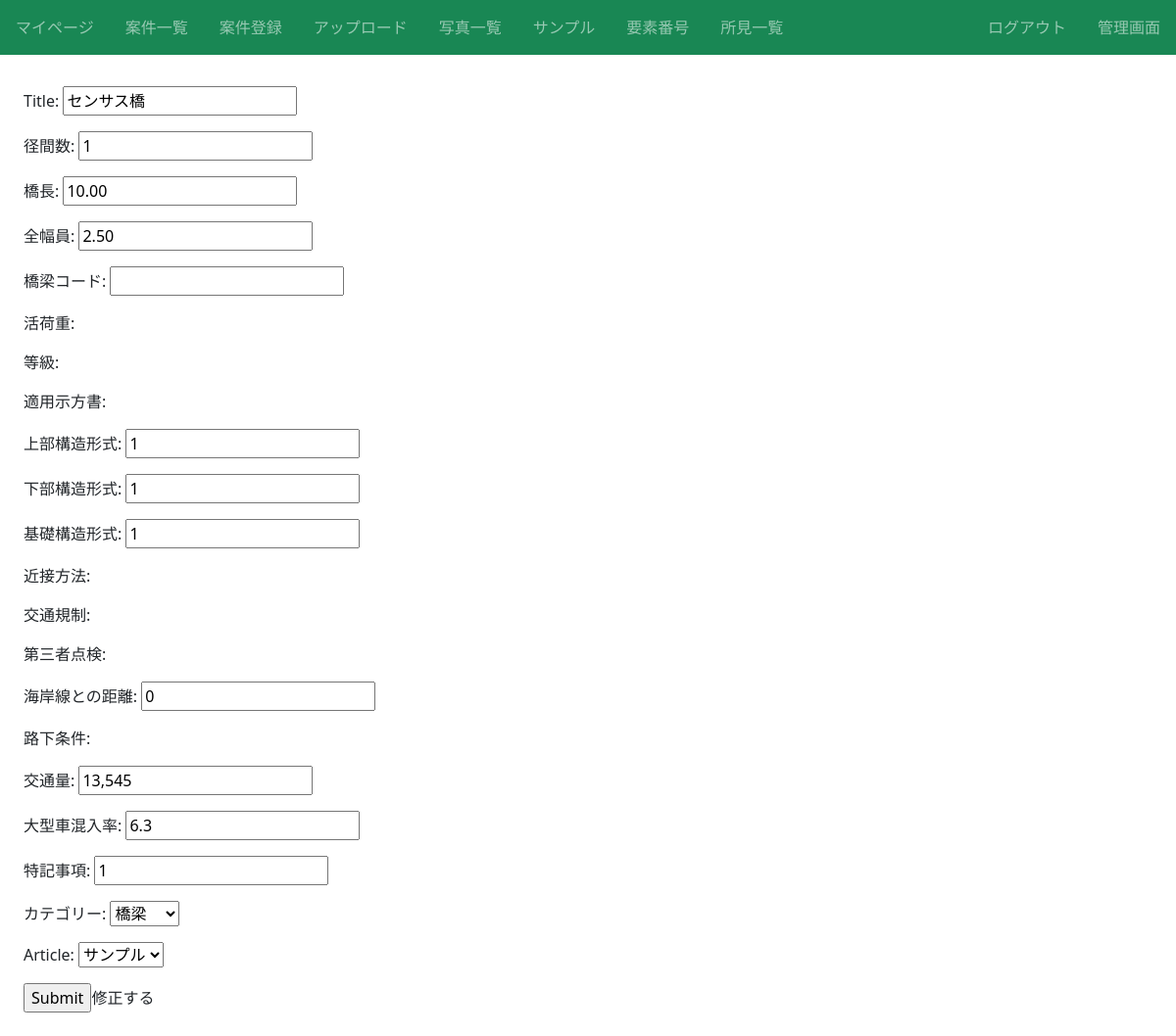
Page /article/15/infra/update/ (signed in) on the earlier database version.
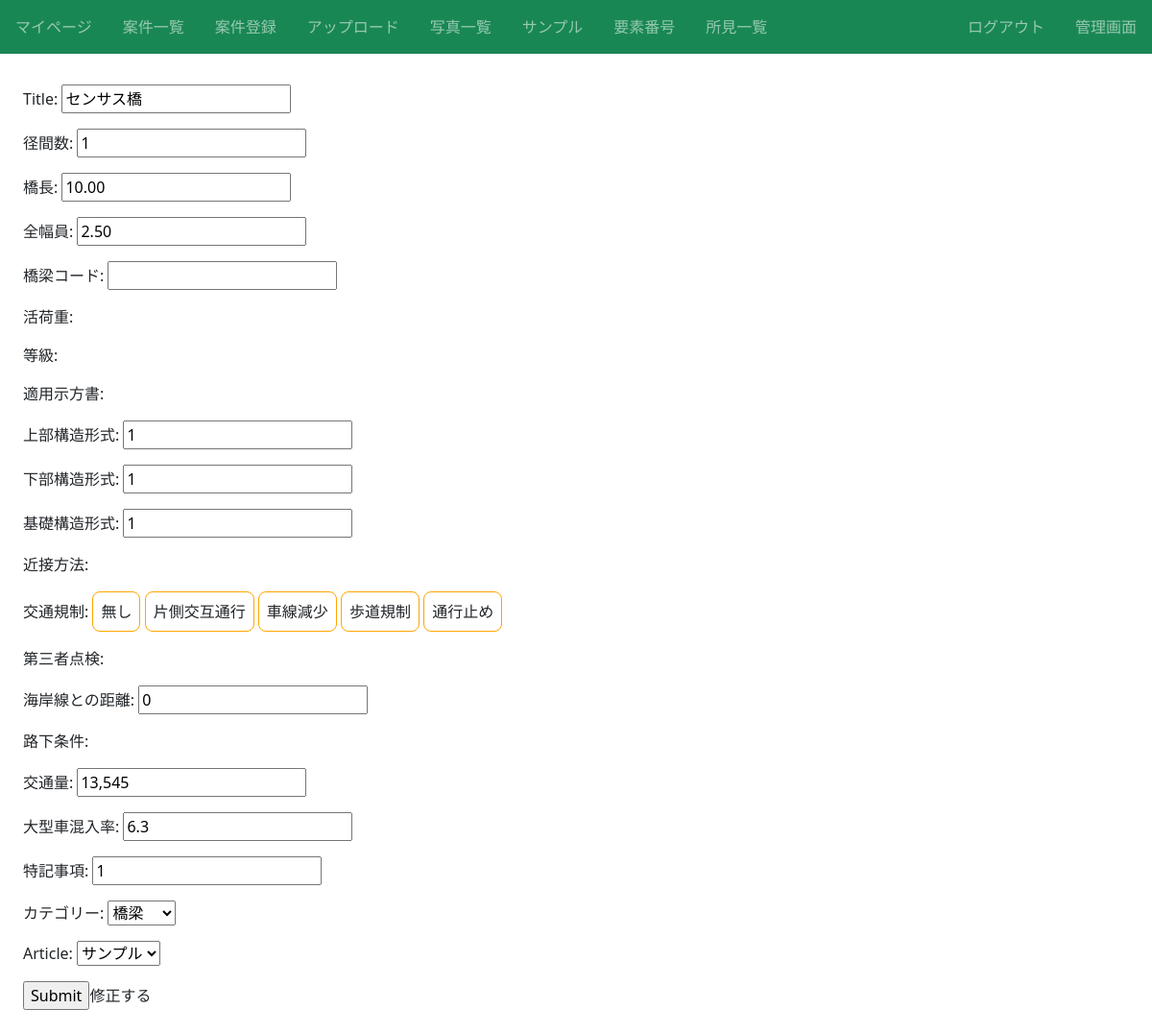
Same page on the later database version.
### infra/models.py (models this page shows, shortened)
class Regulation(models.Model):
    交通規制 = models.CharField(max_length=50, choices=交通規制_CHOICES)

### infra/views.py (the view, shortened to what this page needs)
# urls.py: path('article/<int:pk>/infra/update/', views.UpdateInfraView.as_view(), name='update-infra'),# 対象の更新
class UpdateInfraView(LoginRequiredMixin, UpdateView):
  template_name = 'infra/infra_update.html'
  model = Infra
  fields = ('title', '径間数', '橋長', '全幅員', 'latitude', 'longitude', '橋梁コード', '活荷重', '等級', '適用示方書', '上部構造形式', '下部構造形式', '基礎構造形式', '近接方法', '交通規制', '第三者点検', '海岸線との距離', '路下条件', '交通量', '大型車混入率', '特記事項', 'カテゴリー', 'article')
  success_url = reverse_lazy('detail-infra')
  def get_context_data(self, **kwargs):
    context = super().get_context_data(**kwargs)
    selected_regulations = self.object.交通規制.values_list('id', flat=True)# 選択状態を保持
    context['selected_regulations'] = list(selected_regulations)# 選択状態を保持
    context["regulations"] = Regulation.objects.all()
    selected_loadWeights = self.object.活荷重.values_list('id', flat=True)
    context['selected_loadWeights'] = list(selected_loadWeights)
    context["loadWeights"] = LoadWeight.objects.all()
    selected_loadGrades = self.object.等級.values_list('id', flat=True)
    context['selected_loadGrades'] = list(selected_loadGrades)
    context["loadGrades"] = LoadGrade.objects.all()
    selected_rulebooks = self.object.適用示方書.values_list('id', flat=True)
    context['selected_rulebooks'] = list(selected_rulebooks)
    context["rulebooks"] = Rulebook.objects.all()
    selected_approachs = self.object.近接方法.values_list('id', flat=True)
    context['selected_approachs'] = list(selected_approachs)
    context["approachs"] = Approach.objects.all()
    selected_thirdpartys = self.object.第三者点検.values_list('id', flat=True)
    context['selected_thirdpartys'] = list(selected_thirdpartys)
    context["thirdpartys"] = Thirdparty.objects.all()
    selected_underconditions = self.object.路下条件.values_list('id', flat=True)
    context['selected_underconditions'] = list(selected_underconditions)
    context["underconditions"] = UnderCondition.objects.all()
    return context

### infra/models.py (called while the page is built)
  def __str__(self):
    return self.案件名

### infra/templates/infra/infra_update.html (shortened to what this page needs)
{% extends "base.html" %}
{% block content %}
  <form method='POST'>
    <p>{{ form.title.label_tag }} {{ form.title }}</p>
    <p>{{ form.径間数.label_tag }} {{ form.径間数 }}</p>
    <p>{{ form.橋長.label_tag }} {{ form.橋長 }}</p>
    <p>{{ form.全幅員.label_tag }} {{ form.全幅員 }}</p>
    <p>{{ form.橋梁コード.label_tag }} {{ form.橋梁コード }}</p>
    <p>{{ form.活荷重.label_tag }}
    </p>
    <p>{{ form.等級.label_tag }}
    </p>
    <p>{{ form.適用示方書.label_tag }}
    </p>
    <p>{{ form.上部構造形式.label_tag }} {{ form.上部構造形式 }}</p>
    <p>{{ form.下部構造形式.label_tag }} {{ form.下部構造形式 }}</p>
    <p>{{ form.基礎構造形式.label_tag }} {{ form.基礎構造形式 }}</p>
    <p>{{ form.近接方法.label_tag }}
    </p>
    <p>{{ form.交通規制.label_tag }}
    {% for regulation in regulations %}
    <label class="surround_label" for="regulation_id_{{ regulation.id }}">{{ regulation.交通規制 }}</label>
    {% endfor %}</p>
    <p>{{ form.第三者点検.label_tag }}
    </p>
    <p>{{ form.海岸線との距離.label_tag }} {{ form.海岸線との距離 }}</p>
    <p>{{ form.路下条件.label_tag }}
    </p>
    <p>{{ form.交通量.label_tag }} {{ form.交通量 }}</p>
    <p>{{ form.大型車混入率.label_tag }} {{ form.大型車混入率 }}</p>
    <p>{{ form.特記事項.label_tag }} {{ form.特記事項 }}</p>
    <p>{{ form.カテゴリー.label_tag }} {{ form.カテゴリー }}</p>
    <p>{{ form.article.label_tag }} {{ form.article }}</p>
    <input type='submit'>修正する</button>
  </form>
{% endblock content %}

Differences in the rows shown:
added Regulation: 交通規制 "無し"
added Regulation: 交通規制 "片側交互通行"
added Regulation: 交通規制 "車線減少"
added Regulation: 交通規制 "歩道規制"
added Regulation: 交通規制 "通行止め"
